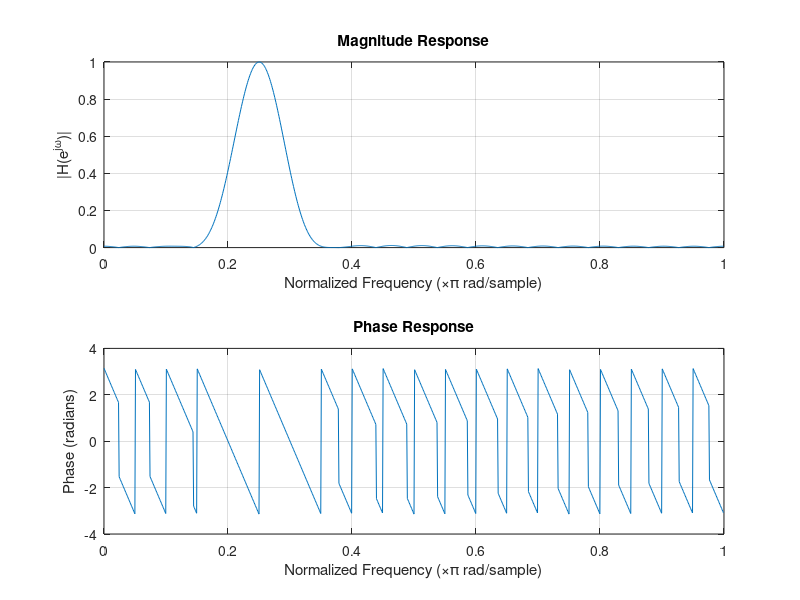

MATLAB code to generate this figure: (Note: this script raises an error after producing the figure.)
%% 4.2 Part (a) Design L=41 filter and measure response
clear; close all; clc;
% Define parameters
L  = 41;         % filter length
wc = 0.25*pi;   % desired frequency
n  = 0:L-1;       % time index

% Computing the impulse response h[n]
w_hamming = 0.54 - 0.46*cos(2*pi*n/(L-1));    %Hamming window
shift     = n - (L-1)/2;                        % time shift
h         = w_hamming .* cos(wc*shift);        %bandpass impulse response



% Normalize the filter coefficients
h = h ./ max(abs(freqz(h,1,1024)));

% Frequency response ( Magnitude & phase) with freqz
[H,w] = freqz(h, 1, 1024);  % H(e^jw) at 1024 frequency axis (0 to pi)
magH  = abs(H);
phH   = angle(H);

% Plot magnitude and phase

subplot(2, 1, 1);
plot(w/pi, magH);
grid on;
title('Magnitude Response');
xlabel('Normalized Frequency (\times\pi rad/sample)');
ylabel('|H(e^{j\omega})|');
subplot(2, 1, 2);
plot(w/pi, phH);
grid on;
title('Phase Response');
xlabel('Normalized Frequency (\times\pi rad/sample)');
ylabel('Phase (radians)');

% Find magnitude and phase at specific frequencies:
omega_list = [0, 0.1*pi, 0.25*pi, 0.4*pi, 0.5*pi, 0.75*pi];

% Evaluate magnitude and phase at specified frequencies
H_specific = freqz(h, 1, omega_list);
magAtOmega = abs(H_specific);
phAtOmega  = angle(H_specific);

% Store the results in a table 
resultsTable = table((omega_list'/pi), magAtOmega', phAtOmega', ...
    'VariableNames', {'omega_over_pi', 'Magnitude', 'Phase_rad'});

disp(resultsTable);

% For L = 41, the magnitude response shows a clear band centered at ω = 0.25π,
%  indicating that the Hamming BPF successfully passes the desired frequency component.
%  The filter exhibits strong attenuation at the other tested frequencies 
% (0, 0.1π, 0.4π, 0.5π, and 0.75π), with magnitude values near zero, 
% confirming that these lie in the stopband.
%  The Hamming window produces very small stopband ripples (<0.01),
%  consistent with the lab description.
%  The phase response is approximately linear in the passband, 
% as expected for a symmetric FIR filter. 

%% 4.2 Part (b)  Passband width vs filter length (50% level)

wc = 0.25*pi;               % desired center frequency
L_list = [21, 41, 81];      % filter lengths to compare

pb_low   = zeros(size(L_list));   % lower passband edge (rad)
pb_high  = zeros(size(L_list));   % upper passband edge (rad)
pb_width = zeros(size(L_list));   % passband width (rad)

figure;  % new figure for magnitude responses

for i = 1:length(L_list)
    L = L_list(i);
    n = 0:L-1;

    % Designing Hamming bandpass filter for this L
    w_hamming = 0.54 - 0.46*cos(2*pi*n/(L-1));   % Hamming window
    shift     = n - (L-1)/2;                     % center shift
    hL        = w_hamming .* cos(wc*shift);      % BPF impulse response

    % Normalized
    hL = hL ./ max(abs(freqz(hL,1,1024)));

    % Frequency response 
    [HL, wL] = freqz(hL, 1, 1024);
    magHL    = abs(HL);

    % 50% passband 
    peak_mag = max(magHL);
    thresh   = 0.5 * peak_mag;          % 50% of peak
    idx_pass = find(magHL >= thresh);   % indices in passband

    pb_low(i)   = wL(idx_pass(1));      % lower edge (rad)
    pb_high(i)  = wL(idx_pass(end));    % upper edge (rad)
    pb_width(i) = pb_high(i) - pb_low(i);

    % Plot magnitude response for this L
    subplot(3,1,i);
    plot(wL/pi, magHL);
    grid on;
    xlabel('Normalized Frequency (\times\pi rad/sample)');
    ylabel('|H(e^{j\omega})|');
    title(sprintf('Magnitude Response, L = %d', L));
     hold on;
    yline(thresh, 'r--', '50% level', 'LineWidth', 1.2); 
    plot([pb_low(i) pb_high(i)]/pi, [thresh thresh], 'ro', 'MarkerSize', 6, ...
         'LineWidth', 1.2);     
    % Vertical lines at passband edges
xline(pb_low(i)/pi,  'g--', 'LineWidth', 1.2);
xline(pb_high(i)/pi, 'g--', 'LineWidth', 1.2);

end

% Store the results in a table 
resultsB = table(L_list.', pb_low.'/pi, pb_high.'/pi, pb_width.'/pi, ...
    'VariableNames', {'L', 'omega_low_over_pi', 'omega_high_over_pi', 'width_over_pi'});

disp('Passband Edges and Width for L = 21, 41, 81:');
disp(resultsB);

% From the measured passband widths, we observe that the width of the
% passband is inversely related to the filter length L. When L is
% approximately doubled (e.g., from 41 to 81), the passband width is
% roughly halved. When L is approximately halved (e.g., from 41 to 21),
% the passband width roughly doubles. Thus, longer Hamming FIR filters
% produce narrower passbands (better frequency selectivity), while
% shorter filters produce wider passbands.
%% 4.2(c) Output signal of the length-41 Hamming BPF (by hand summary)
% The input to the L = 41 Hamming BPF is
%   x[n] = 2 + 2*cos(0.1*pi*n + pi/3) + cos(0.25*pi*n - pi/3).
% Using the magnitude and phase from 4.2(a) we have, for this filter:
%   |H(0)|       ≈ 0.00735,  ∠H(0)       ≈ π        (DC term, stopband)
%   |H(0.1π)|    ≈ 0.00735,  ∠H(0.1π)    ≈ -π       (tone 1, stopband)
%   |H(0.25π)|   ≈ 1.0,      ∠H(0.25π)   = φ_c      (tone 2, passband)
%
% For an LTI system with frequency response H(e^{jω}), an input
%   A*cos(ωn + φ)
% produces an output
%   A|H(e^{jω})| * cos(ωn + φ + ∠H(e^{jω})).
%
% Applying this to each term of x[n]:
%   DC term (ω = 0):
%       y0[n] = 2|H(0)|cos(0 + ∠H(0)) ≈ 2*0.00735*cos(π) ≈ -0.0147
%       → a very small negative constant (heavily attenuated).
%
%   Tone 1 (ω = 0.1π):
%       y1[n] = 2|H(0.1π)|cos(0.1π*n + pi/3 + ∠H(0.1π))
%             ≈ 2*0.00735*cos(0.1π*n + (phase)) ≈ 0.0147*cos(0.1π*n + …)
%       → very small amplitude, also in the stopband.
%
%   Tone 2 (ω = 0.25π):
%       y2[n] = |H(0.25π)|cos(0.25π*n - pi/3 + ∠H(0.25π))
%             ≈ cos(0.25π*n - pi/3 + φ_c)
%       → lies at the center of the passband and passes with gain ≈ 1.
%
% Combining the contributions, the output can be written as
%   y[n] = y0[n] + y1[n] + y2[n]
%   y[n] ≈ -0.0147+0.0147 cos(0.1πn-2π/3)+ cos(0.25πn+2π/3)
% Thus, the output is dominated by the 0.25π sinusoid, while the DC and
% 0.1π components are almost completely suppressed because they lie in
% the stopband of the bandpass filter.

%% 4.2(d) Why the L = 41 BPF passes ω = ±0.25π and rejects others
% The frequency response of the length-41 Hamming BPF has a narrow
% passband centered at ω = 0.25π (and, by symmetry, at ω = -0.25π).
% From part (b), the 50% passband edges for L = 41 are approximately
% at ω_low/π ≈ 0.2067 and ω_high/π ≈ 0.294, so only frequencies in
% the interval [0.2067π, 0.294π] are passed with significant gain.
%
% The input signal in part (c) contains components at ω = 0, 0.1π,
% and 0.25π. The components at 0 and 0.1π lie well outside the
% passband and therefore fall in the stopband where |H(e^{jω})| is
% close to zero. These terms are strongly attenuated and appear in
% the output only as very small residuals.
%
% In contrast, the component at ω = 0.25π lies at the center of the
% passband, where |H(e^{j0.25π})| ≈ 1 and the phase response is
% roughly linear. As a result, this sinusoid is passed with almost
% no attenuation and only a phase shift determined by ∠H(e^{j0.25π}).
%
% Because the passband of the L = 41 Hamming BPF is narrow and
% centered at ±0.25π, the filter is able to pass the components at
% ω = ±0.25π while reducing or rejecting all other frequency
% components of the input signal.

